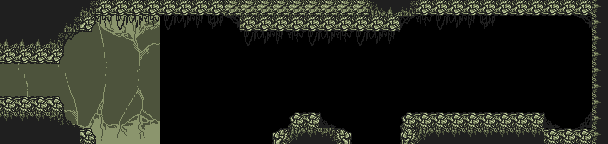

Tiled map render using the project's own tile images. Description and the map definition, with tile-layer contents summarised, below:
An orthogonal 38x9 tile map with 16x16 px tiles, 1 tile layer (edge tiles), 1 image layer and 61 objects (39x EnemyBasic, 4x EnemyTank, 2x EnemyShooter, 2x EnemyBoomer, Player, ...).

<map version="1.0" orientation="orthogonal" renderorder="right-down" width="38" height="9" tilewidth="16" tileheight="16" nextobjectid="105">
 <tileset firstgid="1" name="tilemap" tilewidth="16" tileheight="16" tilecount="256" columns="16">
  <image source="../image/tilemap.png" width="256" height="256" />
 </tileset>
 <imagelayer name="Parallax_layer1">
  <image source="../image/bio_bg.png" width="160" height="144" />
  <properties>
   <property name="ratio" value="0.25" />
  </properties>
 </imagelayer>
 <layer name="edge tiles" width="38" height="9">
  <data>[342 cells, 143 non-empty, 26 distinct tile ids]</data>
 </layer>
 <objectgroup name="entities">
  <object id="1" name="Player" x="24.5" y="71.5" width="16" height="16" />
  <object id="11" name="Path" type="EnemyShooter" x="207.849" y="53.9394">
   <polyline points="-9.66667,-12.3333 -35.3333,3 -77.3333,18.6667 -182.5,23.1667" />
  </object>
  <object id="12" name="Path" type="EnemySpike" x="282.455" y="100.909">
   <polyline points="-49.3333,-29.6667 -73.3333,-6 -125.667,7 -239.583,18.0833" />
  </object>
  <object id="13" name="Path" type="EnemyBoomer" x="209.333" y="109.333">
   <polyline points="3.33333,-53.3333 -22,-30 -160.333,-16.3333" />
  </object>
  <object id="15" name="FinalBoss" x="530" y="18" width="80" height="176">
   <properties>
    <property name="nextLevel" value="level1" />
   </properties>
  </object>
  <object id="37" name="Path" type="EnemyShooter" x="568" y="41">
   <polyline points="-96.1667,-20.3333 -124.333,3 -238.333,40.6667 -10.5,41.1667" />
  </object>
  <object id="38" name="Path" type="EnemyBasic" x="287.273" y="134.364">
   <polyline points="3.33333,-53.3333 -22,-30 -160.333,-16.3333" />
  </object>
  <object id="40" name="Path" type="EnemyBasic" x="251" y="96.5">
   <polyline points="0,0 -8.5,-20.5" />
  </object>
  <object id="42" name="Path" type="EnemyBasic" x="255" y="88">
   <polyline points="0,0 -8.5,-20.5" />
  </object>
  <object id="43" name="Path" type="EnemyBasic" x="265" y="68">
   <polyline points="0,0 -8.5,-20.5" />
  </object>
  <object id="44" name="Path" type="EnemyBasic" x="259" y="73">
   <polyline points="0,0 -8.5,-20.5" />
  </object>
  <object id="49" name="Path" type="EnemyBasic" x="366" y="93">
   <polyline points="0,0 -8.5,-20.5" />
  </object>
  <object id="50" name="Path" type="EnemyBasic" x="370.5" y="53.5">
   <polyline points="0,0 -8.5,-20.5" />
  </object>
  <object id="51" name="Path" type="EnemyBoomer" x="325.5" y="100">
   <polyline points="3.33333,-53.3333 -22,-30 -160.333,-16.3333" />
  </object>
  <object id="53" name="Path" type="EnemyBasic" x="177.5" y="124">
   <polyline points="0,0 -8.5,-20.5" />
  </object>
  <object id="54" name="Path" type="EnemyBasic" x="187.5" y="106">
   <polyline points="0,0 -8.5,-20.5" />
  </object>
  <object id="55" name="Path" type="EnemyBasic" x="220.5" y="140">
   <polyline points="0,0 -8.5,-20.5" />
  </object>
  <object id="56" name="Path" type="EnemyTank" x="238" y="125.5">
   <polyline points="0,0 -8.5,-20.5" />
  </object>
  <object id="66" name="Shotgun" x="94" y="73" width="16" height="16" />
  <object id="67" name="Path" type="EnemyBasic" x="317" y="91">
   <polyline points="0,0 -8.5,-20.5" />
  </object>
  <object id="68" name="Path" type="EnemyTank" x="305" y="90.5">
   <polyline points="0,0 -8.5,-20.5" />
  </object>
  <object id="69" name="Path" type="EnemyBasic" x="326" y="79.5">
   <polyline points="0,0 -8.5,-20.5" />
  </object>
  <object id="70" name="Path" type="EnemyBasic" x="335.5" y="67.5">
   <polyline points="0,0 -8.5,-20.5" />
  </object>
  <object id="71" name="Path" type="EnemyBasic" x="229" y="127">
   <polyline points="0,0 -8.5,-20.5" />
  </object>
  <object id="72" name="Path" type="EnemyBasic" x="193.5" y="131.5">
   <polyline points="0,0 -8.5,-20.5" />
  </object>
  <object id="73" name="Path" type="EnemyBasic" x="196" y="82">
   <polyline points="0,0 -8.5,-20.5" />
  </object>
  <object id="74" name="Path" type="EnemyBasic" x="205" y="63.5">
   <polyline points="0,0 -8.5,-20.5" />
  </object>
  <object id="75" name="Path" type="EnemyBasic" x="214" y="51">
   <polyline points="0,0 -8.5,-20.5" />
  </object>
  <object id="76" name="Path" type="EnemyBasic" x="262" y="113.5">
   <polyline points="0,0 -8.5,-20.5" />
  </object>
  <object id="77" name="Path" type="EnemyBasic" x="276.5" y="94">
   <polyline points="0,0 -8.5,-20.5" />
  </object>
  <object id="78" name="Path" type="EnemyBasic" x="292" y="65.5">
   <polyline points="0,0 -8.5,-20.5" />
  </object>
  <object id="79" name="Path" type="EnemyBasic" x="327.5" y="108">
   <polyline points="0,0 -8.5,-20.5" />
  </object>
  <object id="80" name="Path" type="EnemyBasic" x="344" y="85.5">
   <polyline points="0,0 -8.5,-20.5" />
  </object>
  <object id="81" name="Path" type="EnemyBasic" x="361" y="52">
   <polyline points="0,0 -8.5,-20.5" />
  </object>
  <object id="82" name="Path" type="EnemyBasic" x="375" y="112">
   <polyline points="0,0 -8.5,-20.5" />
  </object>
  <object id="83" name="Path" type="EnemyBasic" x="404" y="81.5">
   <polyline points="0,0 -8.5,-20.5" />
  </object>
  <object id="84" name="Path" type="EnemyBasic" x="411.5" y="56">
   <polyline points="0,0 -8.5,-20.5" />
  </object>
  <object id="85" name="Path" type="EnemyBasic" x="388.5" y="88">
   <polyline points="0,0 -8.5,-20.5" />
  </object>
  <object id="86" name="Path" type="EnemyBasic" x="427.5" y="72">
   <polyline points="0,0 -8.5,-20.5" />
  </object>
  <object id="87" name="Path" type="EnemyBasic" x="413.5" y="92.5">
   <polyline points="0,0 -8.5,-20.5" />
  </object>
  <object id="88" name="Path" type="EnemyBasic" x="388.5" y="116.5">
   <polyline points="0,0 -8.5,-20.5" />
  </object>
  <object id="91" name="Path" type="EnemyBasic" x="424.5" y="101.5">
   <polyline points="0,0 -8.5,-20.5" />
  </object>
  <object id="92" name="Path" type="EnemyBasic" x="446.5" y="73">
   <polyline points="0,0 -8.5,-20.5" />
  </object>
  <object id="93" name="Path" type="EnemyBasic" x="452" y="65">
   <polyline points="0,0 -8.5,-20.5" />
  </object>
  <object id="94" name="Path" type="EnemyTank" x="305" y="77">
   <polyline points="0,0 -8.5,-20.5" />
  </object>
  <object id="95" name="Path" type="EnemyTank" x="248" y="107.5">
   <polyline points="0,0 -8.5,-20.5" />
  </object>
  <object id="96" name="Path" type="EnemyBasic" x="283.5" y="57">
   <polyline points="0,0 -19.5,42.5 -40.5,49 -50,47.5 -59,35.5 -75,22.5 -91.5,20.5 -109,27.5" />
  </object>
  <object id="98" name="Path" type="EnemyBasic" x="277" y="53">
   <polyline points="0,0 -19.5,42.5 -40.5,49 -50,47.5 -59,35.5 -75,22.5 -91.5,20.5 -109,27.5" />
  </object>
  <object id="99" name="Path" type="EnemyBasic" x="274.5" y="45.5">
   <polyline points="0,0 -19.5,42.5 -40.5,49 -50,47.5 -59,35.5 -75,22.5 -91.5,20.5 -109,27.5" />
  </object>
  <object id="100" name="Path" type="EnemyBasic" x="267.5" y="49">
   <polyline points="0,0 -19.5,42.5 -40.5,49 -50,47.5 -59,35.5 -75,22.5 -91.5,20.5 -109,27.5" />
  </object>
  <object id="101" name="Path" type="EnemyBasic" x="265" y="45.5">
   <polyline points="0,0 -19.5,42.5 -40.5,49 -50,47.5 -59,35.5 -75,22.5 -91.5,20.5 -109,27.5" />
  </object>
 </objectgroup>
 <objectgroup color="#ff0000" name="collision layer" opacity="0.79">
  <object id="16" x="0" y="0" width="224" height="16" />
  <object id="18" x="400" y="112" width="142" height="64" />
  <object id="21" x="416" y="0" width="105" height="16" />
  <object id="23" x="224" y="0" width="192" height="32" />
  <object id="33" x="0.666663" y="0" width="15.3333" height="176" />
  <object id="58" x="16.3333" y="4.5" width="44.1667" height="58.5" />
  <object id="59" x="61.9166" y="17" width="31.0834" height="15.75" />
  <object id="60" x="16.4166" y="96.75" width="44.1667" height="60.25" />
  <object id="63" x="290.958" y="113.125" width="31.0834" height="23.375" />
  <object id="104" x="61.5" y="137" width="335.5" height="16" />
 </objectgroup>
</map>
